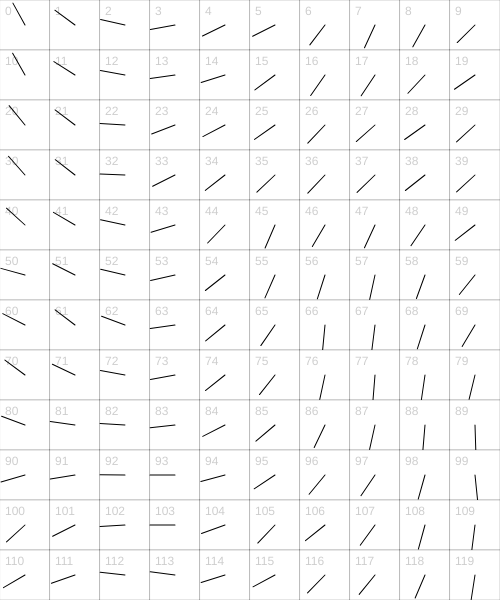
Frame 1 (no input)
Frame 60 (no input): identical to frame 1, image omitted
Frame 120 (the mouse pressed at the canvas centre since frame 60): identical to frame 1, image omitted

The p5.js sketch that drew this single still picture (run headless with seeded random() and noise() and a simulated clock; from frame 60 on, the mouse is pressed at the canvas centre):

// p5.js sketch
// ── sketch.js
var RESOLUTION = 50;
var rows, cols;

function setup() {
  createCanvas(500, 600);
  rows = floor(width / RESOLUTION);
  cols = floor(height / RESOLUTION);
}

function draw() {
  background(255);

  for (var y = 0; y < cols; y++) {
    for (var x = 0; x < rows; x++) {
      var index = x + y * rows; // ***

      push();
      
      // draw the rectangles
      translate(x * RESOLUTION, y * RESOLUTION);
      stroke(0,50);
      rect(0, 0, RESOLUTION, RESOLUTION);
      fill(0,50);
      noStroke();
      text(index, 5, 15);

      // draw the lines
      var xFreq = x * 0.1;
      var yFreq = y * 0.1;
      var noiseValue = noise(xFreq, yFreq);
      var angle = map(noiseValue, 0, 1, 0, TWO_PI);
      
      translate(RESOLUTION/2, RESOLUTION/2);
      rotate(angle);
      stroke(0);
      line(0,0,RESOLUTION/2,0);
      
      pop();
    }
  }
}
